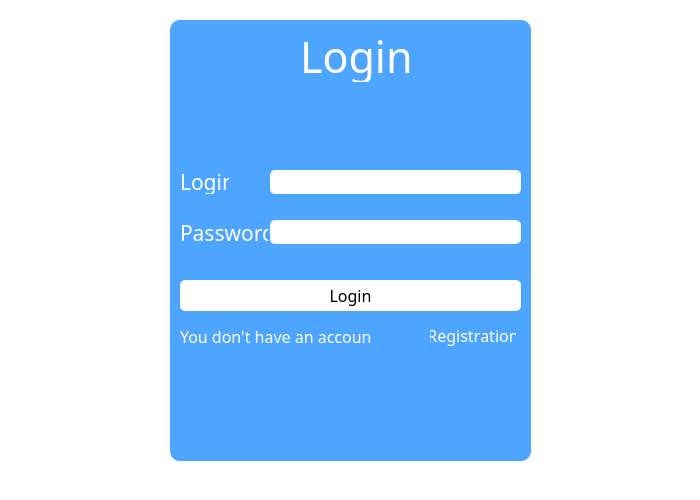
<?xml version="1.0" encoding="UTF-8"?>
<ui version="4.0">
 <class>MainWindow</class>
 <widget class="QMainWindow" name="MainWindow">
  <property name="enabled">
   <bool>true</bool>
  </property>
  <property name="geometry">
   <rect>
    <x>0</x>
    <y>0</y>
    <width>700</width>
    <height>500</height>
   </rect>
  </property>
  <property name="font">
   <font>
    <family>Times New Roman</family>
    <pointsize>16</pointsize>
    <italic>false</italic>
    <kerning>false</kerning>
   </font>
  </property>
  <property name="windowTitle">
   <string>MainWindow</string>
  </property>
  <property name="autoFillBackground">
   <bool>false</bool>
  </property>
  <property name="styleSheet">
   <string notr="true">background-color: white;</string>
  </property>
  <property name="iconSize">
   <size>
    <width>24</width>
    <height>24</height>
   </size>
  </property>
  <widget class="QWidget" name="centralwidget">
   <widget class="QLineEdit" name="LoginLineEdit">
    <property name="geometry">
     <rect>
      <x>270</x>
      <y>170</y>
      <width>251</width>
      <height>24</height>
     </rect>
    </property>
    <property name="styleSheet">
     <string notr="true">border-radius: 5px;</string>
    </property>
   </widget>
   <widget class="QLineEdit" name="PasswordLineEdit">
    <property name="geometry">
     <rect>
      <x>270</x>
      <y>220</y>
      <width>251</width>
      <height>24</height>
     </rect>
    </property>
    <property name="styleSheet">
     <string notr="true">border-radius: 5px;</string>
    </property>
   </widget>
   <widget class="QFrame" name="frame">
    <property name="enabled">
     <bool>true</bool>
    </property>
    <property name="geometry">
     <rect>
      <x>170</x>
      <y>20</y>
      <width>361</width>
      <height>441</height>
     </rect>
    </property>
    <property name="autoFillBackground">
     <bool>false</bool>
    </property>
    <property name="styleSheet">
     <string notr="true">background-color:  #4ea5ff;
border-radius: 10;
border-color: white;</string>
    </property>
    <property name="frameShape">
     <enum>QFrame::StyledPanel</enum>
    </property>
    <property name="frameShadow">
     <enum>QFrame::Raised</enum>
    </property>
    <widget class="QLabel" name="label">
     <property name="enabled">
      <bool>false</bool>
     </property>
     <property name="geometry">
      <rect>
       <x>130</x>
       <y>10</y>
       <width>111</width>
       <height>52</height>
      </rect>
     </property>
     <property name="palette">
      <palette>
       <active>
        <colorrole role="WindowText">
         <brush brushstyle="SolidPattern">
          <color alpha="255">
           <red>255</red>
           <green>255</green>
           <blue>255</blue>
          </color>
         </brush>
        </colorrole>
        <colorrole role="Button">
         <brush brushstyle="SolidPattern">
          <color alpha="255">
           <red>78</red>
           <green>165</green>
           <blue>255</blue>
          </color>
         </brush>
        </colorrole>
        <colorrole role="Text">
         <brush brushstyle="SolidPattern">
          <color alpha="255">
           <red>255</red>
           <green>255</green>
           <blue>255</blue>
          </color>
         </brush>
        </colorrole>
        <colorrole role="ButtonText">
         <brush brushstyle="SolidPattern">
          <color alpha="255">
           <red>255</red>
           <green>255</green>
           <blue>255</blue>
          </color>
         </brush>
        </colorrole>
        <colorrole role="Base">
         <brush brushstyle="SolidPattern">
          <color alpha="255">
           <red>78</red>
           <green>165</green>
           <blue>255</blue>
          </color>
         </brush>
        </colorrole>
        <colorrole role="Window">
         <brush brushstyle="SolidPattern">
          <color alpha="255">
           <red>78</red>
           <green>165</green>
           <blue>255</blue>
          </color>
         </brush>
        </colorrole>
        <colorrole role="PlaceholderText">
         <brush brushstyle="SolidPattern">
          <color alpha="128">
           <red>255</red>
           <green>255</green>
           <blue>255</blue>
          </color>
         </brush>
        </colorrole>
       </active>
       <inactive>
        <colorrole role="WindowText">
         <brush brushstyle="SolidPattern">
          <color alpha="255">
           <red>255</red>
           <green>255</green>
           <blue>255</blue>
          </color>
         </brush>
        </colorrole>
        <colorrole role="Button">
         <brush brushstyle="SolidPattern">
          <color alpha="255">
           <red>78</red>
           <green>165</green>
           <blue>255</blue>
          </color>
         </brush>
        </colorrole>
        <colorrole role="Text">
         <brush brushstyle="SolidPattern">
          <color alpha="255">
           <red>255</red>
           <green>255</green>
           <blue>255</blue>
          </color>
         </brush>
        </colorrole>
        <colorrole role="ButtonText">
         <brush brushstyle="SolidPattern">
          <color alpha="255">
           <red>255</red>
           <green>255</green>
           <blue>255</blue>
          </color>
         </brush>
        </colorrole>
        <colorrole role="Base">
         <brush brushstyle="SolidPattern">
          <color alpha="255">
           <red>78</red>
           <green>165</green>
           <blue>255</blue>
          </color>
         </brush>
        </colorrole>
        <colorrole role="Window">
         <brush brushstyle="SolidPattern">
          <color alpha="255">
           <red>78</red>
           <green>165</green>
           <blue>255</blue>
          </color>
         </brush>
        </colorrole>
        <colorrole role="PlaceholderText">
         <brush brushstyle="SolidPattern">
          <color alpha="128">
           <red>255</red>
           <green>255</green>
           <blue>255</blue>
          </color>
         </brush>
        </colorrole>
       </inactive>
       <disabled>
        <colorrole role="WindowText">
         <brush brushstyle="SolidPattern">
          <color alpha="255">
           <red>255</red>
           <green>255</green>
           <blue>255</blue>
          </color>
         </brush>
        </colorrole>
        <colorrole role="Button">
         <brush brushstyle="SolidPattern">
          <color alpha="255">
           <red>78</red>
           <green>165</green>
           <blue>255</blue>
          </color>
         </brush>
        </colorrole>
        <colorrole role="Text">
         <brush brushstyle="SolidPattern">
          <color alpha="255">
           <red>255</red>
           <green>255</green>
           <blue>255</blue>
          </color>
         </brush>
        </colorrole>
        <colorrole role="ButtonText">
         <brush brushstyle="SolidPattern">
          <color alpha="255">
           <red>255</red>
           <green>255</green>
           <blue>255</blue>
          </color>
         </brush>
        </colorrole>
        <colorrole role="Base">
         <brush brushstyle="SolidPattern">
          <color alpha="255">
           <red>78</red>
           <green>165</green>
           <blue>255</blue>
          </color>
         </brush>
        </colorrole>
        <colorrole role="Window">
         <brush brushstyle="SolidPattern">
          <color alpha="255">
           <red>78</red>
           <green>165</green>
           <blue>255</blue>
          </color>
         </brush>
        </colorrole>
        <colorrole role="PlaceholderText">
         <brush brushstyle="SolidPattern">
          <color alpha="128">
           <red>255</red>
           <green>255</green>
           <blue>255</blue>
          </color>
         </brush>
        </colorrole>
       </disabled>
      </palette>
     </property>
     <property name="font">
      <font>
       <family>Segoe MDL2 Assets</family>
       <pointsize>32</pointsize>
       <italic>false</italic>
       <bold>false</bold>
       <kerning>false</kerning>
      </font>
     </property>
     <property name="autoFillBackground">
      <bool>false</bool>
     </property>
     <property name="styleSheet">
      <string notr="true">color: white;</string>
     </property>
     <property name="text">
      <string>Login</string>
     </property>
    </widget>
    <widget class="QLabel" name="label_2">
     <property name="geometry">
      <rect>
       <x>10</x>
       <y>150</y>
       <width>49</width>
       <height>24</height>
      </rect>
     </property>
     <property name="font">
      <font>
       <family>Segoe MDL2 Assets</family>
       <pointsize>16</pointsize>
       <italic>false</italic>
      </font>
     </property>
     <property name="styleSheet">
      <string notr="true">color: white;</string>
     </property>
     <property name="text">
      <string>Login</string>
     </property>
    </widget>
    <widget class="QLabel" name="label_3">
     <property name="geometry">
      <rect>
       <x>10</x>
       <y>200</y>
       <width>88</width>
       <height>25</height>
      </rect>
     </property>
     <property name="font">
      <font>
       <family>Segoe MDL2 Assets</family>
       <pointsize>16</pointsize>
       <italic>false</italic>
      </font>
     </property>
     <property name="styleSheet">
      <string notr="true">color: white;</string>
     </property>
     <property name="text">
      <string>Password</string>
     </property>
    </widget>
    <widget class="QLabel" name="PasswordErrorLabel">
     <property name="geometry">
      <rect>
       <x>100</x>
       <y>230</y>
       <width>151</width>
       <height>16</height>
      </rect>
     </property>
     <property name="font">
      <font>
       <family>Segoe MDL2 Assets</family>
       <pointsize>9</pointsize>
       <italic>false</italic>
      </font>
     </property>
     <property name="styleSheet">
      <string notr="true">color: #e54b4b;
text-font: sergoe;</string>
     </property>
     <property name="text">
      <string/>
     </property>
    </widget>
    <widget class="QLabel" name="LoginErrorLabel">
     <property name="geometry">
      <rect>
       <x>100</x>
       <y>180</y>
       <width>151</width>
       <height>16</height>
      </rect>
     </property>
     <property name="font">
      <font>
       <family>Segoe MDL2 Assets</family>
       <pointsize>9</pointsize>
       <italic>false</italic>
      </font>
     </property>
     <property name="styleSheet">
      <string notr="true">color: #e54b4b;
text-font: sergoe</string>
     </property>
     <property name="text">
      <string/>
     </property>
    </widget>
    <widget class="QPushButton" name="LoginButton">
     <property name="geometry">
      <rect>
       <x>10</x>
       <y>260</y>
       <width>341</width>
       <height>31</height>
      </rect>
     </property>
     <property name="font">
      <font>
       <family>Segoe MDL2 Assets</family>
       <pointsize>12</pointsize>
       <italic>false</italic>
       <kerning>false</kerning>
      </font>
     </property>
     <property name="styleSheet">
      <string notr="true">background-color: white;
border-radius: 5px;</string>
     </property>
     <property name="text">
      <string>Login</string>
     </property>
    </widget>
    <widget class="QLabel" name="label_4">
     <property name="geometry">
      <rect>
       <x>10</x>
       <y>306</y>
       <width>191</width>
       <height>21</height>
      </rect>
     </property>
     <property name="font">
      <font>
       <family>Segoe MDL2 Assets</family>
       <pointsize>12</pointsize>
       <italic>false</italic>
      </font>
     </property>
     <property name="styleSheet">
      <string notr="true">color: white;</string>
     </property>
     <property name="text">
      <string>You don't have an account?</string>
     </property>
    </widget>
    <widget class="QPushButton" name="RegistrationButton">
     <property name="geometry">
      <rect>
       <x>260</x>
       <y>300</y>
       <width>86</width>
       <height>31</height>
      </rect>
     </property>
     <property name="font">
      <font>
       <family>Segoe MDL2 Assets</family>
       <pointsize>12</pointsize>
       <italic>false</italic>
       <kerning>false</kerning>
      </font>
     </property>
     <property name="styleSheet">
      <string notr="true">color: white;</string>
     </property>
     <property name="text">
      <string>Registration</string>
     </property>
    </widget>
   </widget>
   <zorder>frame</zorder>
   <zorder>LoginLineEdit</zorder>
   <zorder>PasswordLineEdit</zorder>
  </widget>
 </widget>
 <resources/>
 <connections/>
</ui>
